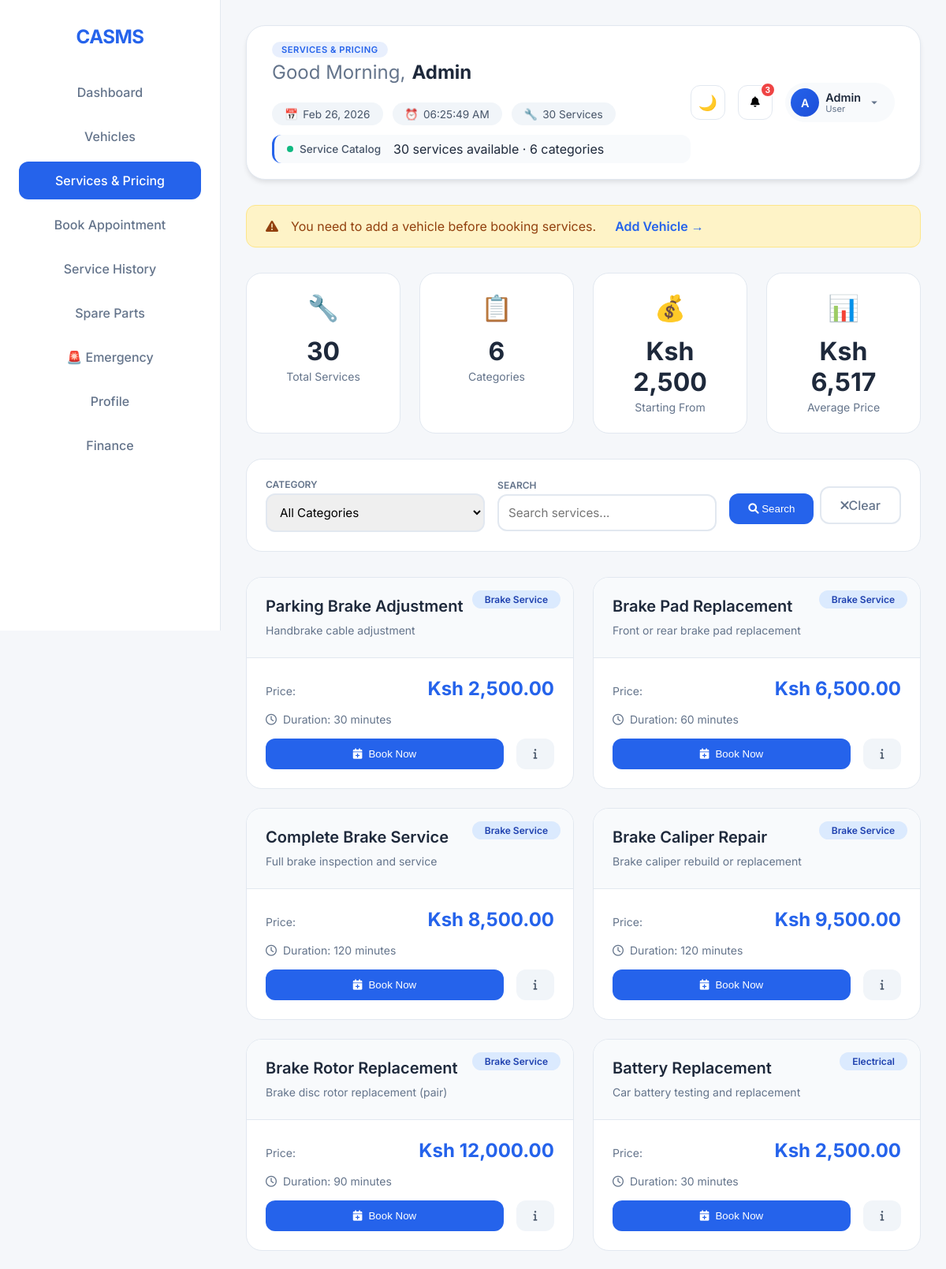
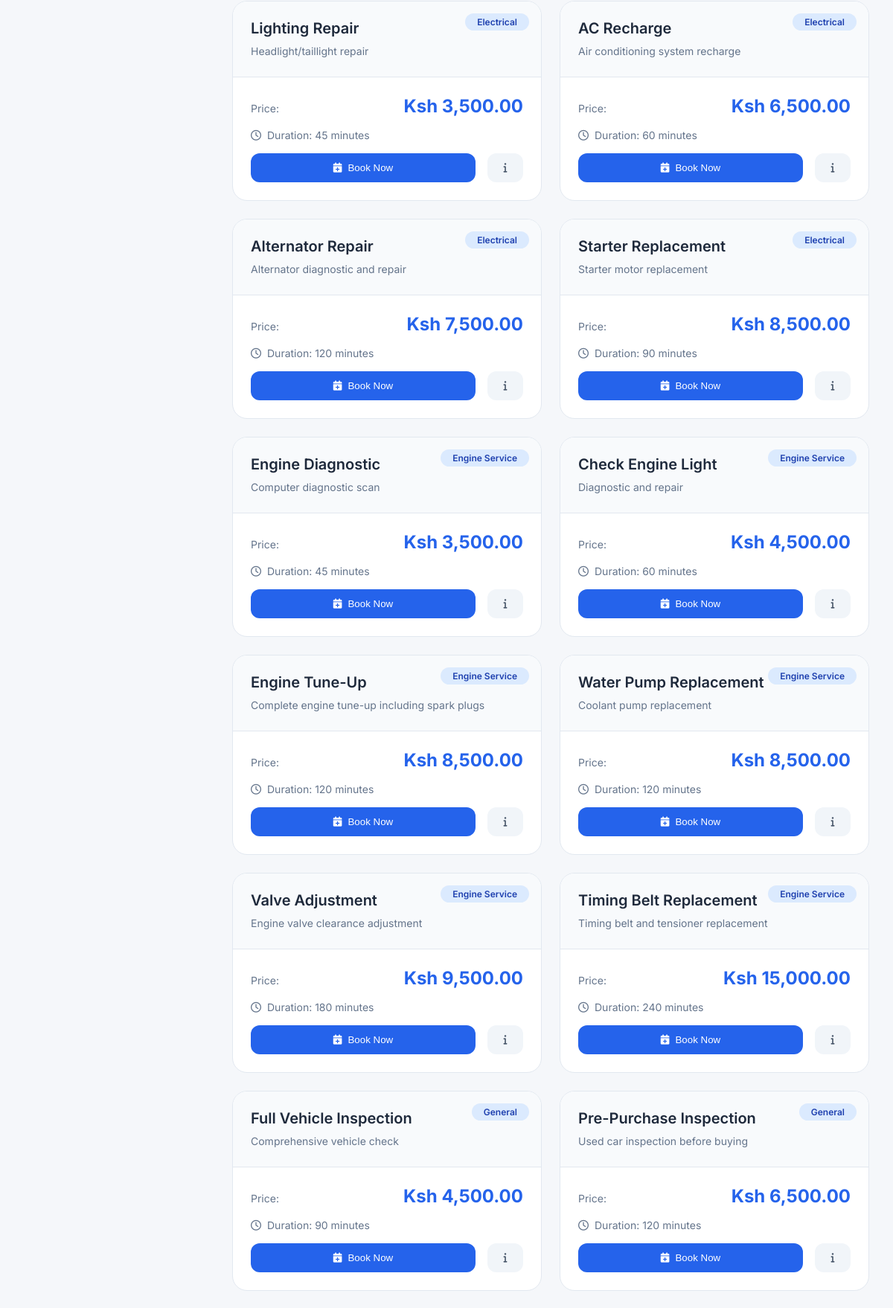
Page /dashboard.php (signed in, upper part) on the committed database (2 pictures, top to bottom).
### tables this page shows
CREATE TABLE `services` (
  `id` int(11) NOT NULL,
  `service_name` varchar(255) NOT NULL,
  `description` text DEFAULT NULL,
  `category` varchar(100) NOT NULL,
  `price` decimal(10,2) NOT NULL,
  `duration` int(11) DEFAULT 60,
  `is_active` tinyint(1) DEFAULT 1,
  `created_at` timestamp NOT NULL DEFAULT current_timestamp(),
  `updated_at` timestamp NULL DEFAULT NULL
);

### dashboard.php (the view, shortened to what this page needs)
<?php
$db = (new Database())->connect();
$category = isset($_GET['category']) ? $_GET['category'] : 'all';
$search = isset($_GET['search']) ? trim($_GET['search']) : '';
$query = "SELECT * FROM services WHERE is_active = 1";
$params = [];
$query .= " ORDER BY category, price";
$stmt = $db->prepare($query);
$stmt->execute($params);
$services = $stmt->fetchAll(PDO::FETCH_ASSOC);
$vehicleStmt = $db->prepare("SELECT id, brand, model, year, license_plate FROM vehicles WHERE user_id = ? ORDER BY brand, model");
$vehicleStmt->execute([$_SESSION['user_id']]);
$userVehicles = $vehicleStmt->fetchAll(PDO::FETCH_ASSOC);
$statsStmt = $db->query("
    SELECT
        COUNT(*) as total,
        COUNT(DISTINCT category) as categories,
        MIN(price) as min_price,
        MAX(price) as max_price,
        AVG(price) as avg_price
    FROM services WHERE is_active = 1
");
$stats = $statsStmt->fetch(PDO::FETCH_ASSOC);
try {
    $userStmt = $db->prepare("SELECT name, email FROM users WHERE id = ?");
    $userStmt->execute([$_SESSION['user_id']]);
    $user = $userStmt->fetch(PDO::FETCH_ASSOC);
} catch (PDOException $e) {
    $user = ['name' => $_SESSION['user_name'] ?? 'User', 'email' => ''];
}
try {
    $notifCountStmt = $db->prepare("SELECT COUNT(*) as count FROM notifications WHERE user_id = ? AND is_read = 0");
    $notifCountStmt->execute([$_SESSION['user_id']]);
    $unreadNotifications = $notifCountStmt->fetch(PDO::FETCH_ASSOC)['count'];
} catch (PDOException $e) {
    $unreadNotifications = 0;
}
$currentHour = (int)date('H');
$greeting = $currentHour < 12 ? 'Good Morning' : ($currentHour < 17 ? 'Good Afternoon' : 'Good Evening');
?>
<!DOCTYPE html>
<html lang="en">
<head>
    <link rel="stylesheet" href="https://cdnjs.cloudflare.com/ajax/libs/font-awesome/6.0.0/css/all.min.css">
</head>
<body>
    <div class="dashboard-container">
        <div class="sidebar">
            <h2>CASMS</h2>
            <nav>
                <a href="dashboard.php">Dashboard</a>
                <a href="vehicles.php">Vehicles</a>
                <a href="services.php" class="active">Services & Pricing</a>
                <a href="book_service.php">Book Appointment</a>
                <a href="service_history.php">Service History</a>
                <a href="spare_parts.php">Spare Parts</a>
                <a href="emergency_services.php">🚨 Emergency</a>
                <a href="profile.php">Profile</a>
                <a href="finance-dashboard.php" >Finance</a>
            </nav>
        </div>
        <div class="main-content">
            <div class="navbar">
                <div class="navbar-left">
                    <div class="welcome-section">
                        <div class="welcome-header">
                            <div class="title-wrapper">
                                <span class="greeting-badge">SERVICES & PRICING</span>
                                <h1 class="welcome-title">
                                    <span class="greeting-word"><?php echo htmlspecialchars($greeting); ?>,</span>
                                    <span class="user-name"><?php echo htmlspecialchars($_SESSION['user_name'] ?? 'User'); ?></span>
                                </h1>
                            </div>
                            <div class="quick-stats">
                                <div class="stat-chip">
                                    <span class="chip-icon">📅</span>
                                    <span class="chip-text"><?php echo date('M d, Y'); ?></span>
                                </div>
                                <div class="stat-chip">
                                    <span class="chip-icon">⏰</span>
                                    <span class="chip-text" id="liveClock"><?php echo date('h:i:s A'); ?></span>
                                </div>
                                <div class="stat-chip">
                                    <span class="chip-icon">🔧</span>
                                    <span class="chip-text"><?php echo count($services); ?> Services</span>
                                </div>
                            </div>
                        </div>
                        <div class="status-message">
                            <div class="status-icon">
                                <span class="pulse-dot"></span>
                                <span>Service Catalog</span>
                            </div>
                            <div class="message-text">
                                <span class="highlight"><?php echo $stats['total']; ?> services</span> available ·
                                <span class="highlight"><?php echo $stats['categories']; ?></span> categories
                            </div>
                        </div>
                    </div>
                </div>
                <div class="navbar-right">
                    <div class="action-group">
                        <button class="btn-icon" onclick="toggleMode()" title="Toggle Dark Mode">
                            <span class="mode-icon" id="modeIcon">🌙</span>
                        </button>
                        <div class="user-profile-container">
                            <button class="btn-icon" onclick="toggleNotifications()" id="notificationBtn" title="Notifications">
                                <span class="notification-badge" id="notificationBadge" style="<?php echo $unreadNotifications > 0 ? 'display: flex;' : 'display: none;'; ?>">
                                    <?php echo $unreadNotifications; ?>
                                </span>
                                <i class="fas fa-bell"></i>
                            </button>
                        </div>
                        <div class="user-profile-container">
                            <div class="user-profile" onclick="toggleDropdown()" id="userProfile">
                                <div class="avatar">
                                    <span><?php echo strtoupper(substr(htmlspecialchars($_SESSION['user_name'] ?? 'U'), 0, 1)); ?></span>
                                </div>
                                <div class="user-info">
                                    <span class="user-name"><?php echo htmlspecialchars($_SESSION['user_name'] ?? 'User'); ?></span>
                                    <span class="user-role"><?php echo ucfirst($user['role'] ?? 'User'); ?></span>
                                </div>
                                <svg class="dropdown-icon" viewBox="0 0 24 24">
                                    <path d="M7 10L12 15L17 10H7Z"/>
                                </svg>
                            </div>
                        </div>
                    </div>
                </div>
            </div>
            <?php if(empty($userVehicles)): ?>
                <div class="no-vehicles-alert">
                    <i class="fas fa-exclamation-triangle"></i>
                    <span>You need to add a vehicle before booking services.</span>
                    <a href="vehicles.php">Add Vehicle →</a>
                </div>
            <?php endif; ?>
            <div class="stats-grid">
                <div class="stats-card">
                    <div class="stats-icon">🔧</div>
                    <div class="stats-value"><?php echo $stats['total']; ?></div>
                    <div class="stats-label">Total Services</div>
                </div>
                <div class="stats-card">
                    <div class="stats-icon">📋</div>
                    <div class="stats-value"><?php echo $stats['categories']; ?></div>
                    <div class="stats-label">Categories</div>
                </div>
                <div class="stats-card">
                    <div class="stats-icon">💰</div>
                    <div class="stats-value">Ksh <?php echo number_format($stats['min_price'], 0); ?></div>
                    <div class="stats-label">Starting From</div>
                </div>
                <div class="stats-card">
                    <div class="stats-icon">📊</div>
                    <div class="stats-value">Ksh <?php echo number_format($stats['avg_price'], 0); ?></div>
                    <div class="stats-label">Average Price</div>
                </div>
            </div>
            <div class="filter-section">
                <form method="GET" style="display: contents;">
                    <div class="filter-group">
                        <span class="filter-label">Category</span>
                        <select name="category" class="filter-select" onchange="this.form.submit()">
                            <option value="all" <?php echo $category === 'all' ? 'selected' : ''; ?>>All Categories</option>
                        </select>
                    </div>
                    <div class="filter-group">
                        <span class="filter-label">Search</span>
                        <input type="text" name="search" class="filter-input" placeholder="Search services..." value="<?php echo htmlspecialchars($search); ?>">
                    </div>
                    <div class="filter-actions">
                        <button type="submit" class="btn-filter">
                            <i class="fas fa-search"></i> Search
                        </button>
                        <a href="services.php" class="btn-reset">
                            <i class="fas fa-times"></i> Clear
                        </a>
                    </div>
                </form>
            </div>
            <?php if(empty($services)): ?>
                <div class="empty-state">
                    <div class="empty-icon">🔧</div>
                    <div class="empty-title">No Services Found</div>
                    <div class="empty-text">Try adjusting your search or filter criteria.</div>
                </div>
            <?php else: ?>
                <div class="services-grid">
                    <?php foreach($services as $service): ?>
                        <div class="service-card">
                            <span class="service-category"><?php echo htmlspecialchars($service['category']); ?></span>
                            <div class="service-header">
                                <div class="service-name"><?php echo htmlspecialchars($service['service_name']); ?></div>
                                <div class="service-description"><?php echo htmlspecialchars($service['description']); ?></div>
                            </div>
                            <div class="service-body">
                                <div class="service-price">
                                    <span class="price-label">Price:</span>
                                    <span class="price-value">Ksh <?php echo number_format($service['price'], 2); ?></span>
                                </div>
                                <div class="service-duration">
                                    <i class="far fa-clock"></i>
                                    <span>Duration: <?php echo $service['duration']; ?> minutes</span>
                                </div>
                                <div class="service-footer">
                                    <button class="btn-book" onclick="openBookingModal(<?php echo $service['id']; ?>, '<?php echo htmlspecialchars($service['service_name']); ?>', <?php echo $service['price']; ?>)">
                                        <i class="fas fa-calendar-plus"></i> Book Now
                                    </button>
                                    <button class="btn-details" onclick="viewServiceDetails(<?php echo $service['id']; ?>)">
                                        <i class="fas fa-info"></i>
                                    </button>
                                </div>
                            </div>
                        </div>
                    <?php endforeach; ?>
                </div>
            <?php endif; ?>
        </div>
    </div>
</body>
</html>

### rows in the picture
services: category "Brake Service", service_name "Parking Brake Adjustment", description "Handbrake cable adjustment", price "2,500.00", duration "30"
services: category "Brake Service", service_name "Brake Pad Replacement", description "Front or rear brake pad replacement", price "6,500.00", duration "60"
services: category "Brake Service", service_name "Complete Brake Service", description "Full brake inspection and service", price "8,500.00", duration "120"
services: category "Brake Service", service_name "Brake Caliper Repair", description "Brake caliper rebuild or replacement", price "9,500.00", duration "120"
services: category "Brake Service", service_name "Brake Rotor Replacement", description "Brake disc rotor replacement (pair)", price "12,000.00", duration "90"
services: category "Electrical", service_name "Battery Replacement", description "Car battery testing and replacement", price "2,500.00", duration "30"
services: category "Electrical", service_name "Lighting Repair", description "Headlight/taillight repair", price "3,500.00", duration "45"
services: category "Electrical", service_name "AC Recharge", description "Air conditioning system recharge", price "6,500.00", duration "60"
services: category "Electrical", service_name "Alternator Repair", description "Alternator diagnostic and repair", price "7,500.00", duration "120"
services: category "Electrical", service_name "Starter Replacement", description "Starter motor replacement", price "8,500.00", duration "90"
services: category "Engine Service", service_name "Engine Diagnostic", description "Computer diagnostic scan", price "3,500.00", duration "45"
services: category "Engine Service", service_name "Check Engine Light", description "Diagnostic and repair", price "4,500.00", duration "60"
services: category "Engine Service", service_name "Engine Tune-Up", description "Complete engine tune-up including spark plugs", price "8,500.00", duration "120"
services: category "Engine Service", service_name "Water Pump Replacement", description "Coolant pump replacement", price "8,500.00", duration "120"
services: category "Engine Service", service_name "Valve Adjustment", description "Engine valve clearance adjustment", price "9,500.00", duration "180"
services: category "Engine Service", service_name "Timing Belt Replacement", description "Timing belt and tensioner replacement", price "15,000.00", duration "240"
services: category "General", service_name "Full Vehicle Inspection", description "Comprehensive vehicle check", price "4,500.00", duration "90"
services: category "General", service_name "Pre-Purchase Inspection", description "Used car inspection before buying", price "6,500.00", duration "120"

### other values in the picture
$_SESSION['user_name'] "Admin"
count($services) "30"
$stats['total'] "30"
$stats['categories'] "6"
$unreadNotifications "3"
substr(htmlspecialchars($_SESSION['user_name'] ?? 'U'), 0, 1) "A"
$user['role'] "User"
$stats['min_price'] "2,500"
$stats['avg_price'] "6,517"
